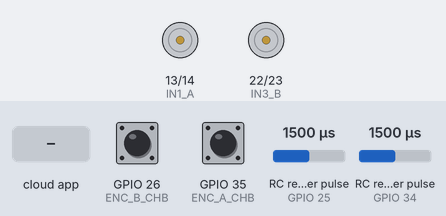
Simulated run of this program. Board: ESP32. Shown: motor-driver pin pairs drawn as motors (green arrow = first pin HIGH = forward, orange = second pin HIGH = backward, longer = more drive, scaled by the enable pin). Wiring (inferred from the names in the program): 2 × RC receiver channel: data GPIO 25 / data GPIO 34. The inputs (shaded band) are chosen by the test bench; at power-on: GPIO 26 (ENC_B_CHB) HIGH, GPIO 35 (ENC_A_CHB) HIGH, RC receiver pulse (sensors on GPIO 25, GPIO 34) 1500 µs. The ROS host is connected and sends only what is stated.

Above: at 1.2 s.
1.3 s: the phone or cloud app sets linear.x to -100
At 1.8 s:
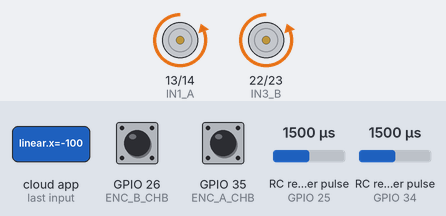
2.8 s: the phone or cloud app sets linear.x to 100
At 4.0 s:
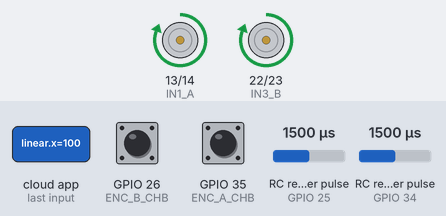
4.3 s: the phone or cloud app sets linear.x to 0
At 5.3 s:
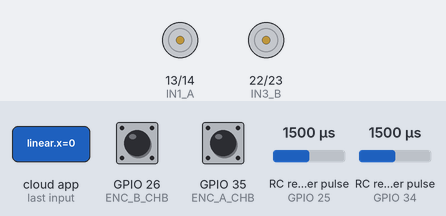
5.8 s: the phone or cloud app sets angular.z to -100
At 6.5 s:
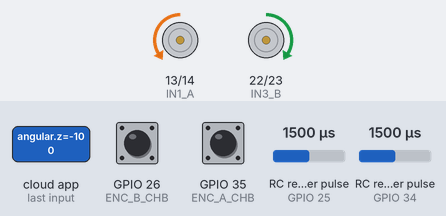
7.3 s: the phone or cloud app sets angular.z to 100
At 7.7 s:
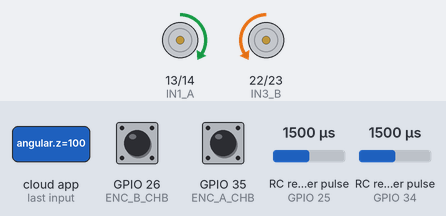
8.8 s: the phone or cloud app sets linear.x to -100
At 10.0 s:
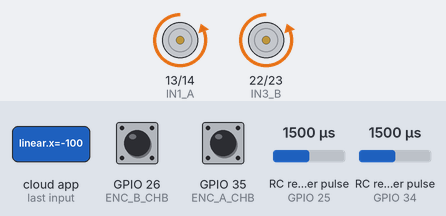
Timing chart, 0 to 11.3 s (numbered marks = the images above; inputs shaded):
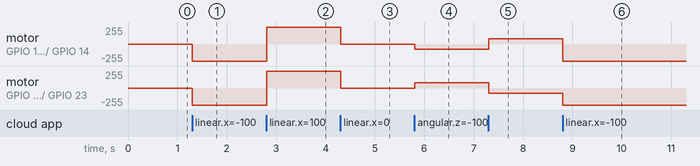

Measured:
- after the input at 1.3 s, motor on GPIO 13 (IN1_A) / GPIO 14 (IN2_A), motor on GPIO 22 (IN3_B) / GPIO 23 (IN4_B): stopped → backward 255/255 at once
- after the input at 2.8 s, motor on GPIO 13 (IN1_A) / GPIO 14 (IN2_A), motor on GPIO 22 (IN3_B) / GPIO 23 (IN4_B): backward 255/255 → forward 255/255 at once
- after the input at 4.3 s, motor on GPIO 13 (IN1_A) / GPIO 14 (IN2_A), motor on GPIO 22 (IN3_B) / GPIO 23 (IN4_B): forward 255/255 → stopped at once
- after the input at 5.8 s, motor on GPIO 13 (IN1_A) / GPIO 14 (IN2_A): stopped → backward 76/255 at once; motor on GPIO 22 (IN3_B) / GPIO 23 (IN4_B): stopped → forward 76/255 at once
- after the input at 7.3 s, motor on GPIO 13 (IN1_A) / GPIO 14 (IN2_A): backward 76/255 → forward 76/255 at once; motor on GPIO 22 (IN3_B) / GPIO 23 (IN4_B): forward 76/255 → backward 76/255 at once
- after the input at 8.8 s, motor on GPIO 13 (IN1_A) / GPIO 14 (IN2_A): forward 76/255 → backward 255/255 at once; motor on GPIO 22 (IN3_B) / GPIO 23 (IN4_B): backward 76/255 → backward 255/255 at once

The program:

main.cpp
```cpp
#include <Arduino.h>
#include <micro_ros_arduino.h> // <--- Check this line
#include <stdio.h>
#include <rcl/rcl.h>
#include <rcl/error_handling.h>
#include <rclc/rclc.h>
#include <rclc/executor.h>
#include <geometry_msgs/msg/twist.h>
#include <nav_msgs/msg/odometry.h>
#include <rosidl_runtime_c/string_functions.h>

// --- ROS Setup ---
rclc_executor_t executor;
rclc_support_t support;
rcl_node_t node;
rcl_subscription_t subscriber;
rcl_publisher_t odom_publisher;
geometry_msgs__msg__Twist twist_msg;
nav_msgs__msg__Odometry odom_msg;

// --- Motor & Encoder Setup ---
// Motor A (Right)
#define EN_A 12
#define IN1_A 13
#define IN2_A 14
#define ENC_A_CHA 34
#define ENC_A_CHB 35
volatile long encoder_ticks_R = 0;

// Motor B (Left)
#define EN_B 21
#define IN3_B 22
#define IN4_B 23
#define ENC_B_CHA 25
#define ENC_B_CHB 26
volatile long encoder_ticks_L = 0;

// --- Kinematics ---
const float WHEEL_BASE = 0.30;

// --- PWM Setup ---
const int pwmFreq = 5000;
const int pwmResolution = 8;
const int pwmLedChannelA = 0;
const int pwmLedChannelB = 1;

#define RCCHECK(fn) { rcl_ret_t temp_rc = fn; if((temp_rc != RCL_RET_OK)){Serial.printf("Error: %d\n", (int)temp_rc);}}
#define RCSOFTCHECK(fn) { rcl_ret_t temp_rc = fn; if((temp_rc != RCL_RET_OK)){}}

// --- Interrupts ---
void IRAM_ATTR readEncoderRight() {
    if (digitalRead(ENC_A_CHA) == HIGH) {
        if (digitalRead(ENC_A_CHB) == LOW) encoder_ticks_R++; else encoder_ticks_R--;
    } else {
        if (digitalRead(ENC_A_CHB) == HIGH) encoder_ticks_R++; else encoder_ticks_R--;
    }
}

void IRAM_ATTR readEncoderLeft() {
    if (digitalRead(ENC_B_CHA) == HIGH) {
        if (digitalRead(ENC_B_CHB) == HIGH) encoder_ticks_L++; else encoder_ticks_L--;
    } else {
        if (digitalRead(ENC_B_CHB) == LOW) encoder_ticks_L++; else encoder_ticks_L--;
    }
}

void set_motor_speed(int motor, float linear_vel_mps) {
    float max_vel = 0.5;
    int pwm = (int)(abs(linear_vel_mps) / max_vel * 255);
    pwm = constrain(pwm, 0, 255);

    if (motor == 0) { // Right
        ledcWrite(pwmLedChannelA, pwm);
        if (linear_vel_mps > 0) { digitalWrite(IN1_A, HIGH); digitalWrite(IN2_A, LOW); }
        else if (linear_vel_mps < 0) { digitalWrite(IN1_A, LOW); digitalWrite(IN2_A, HIGH); }
        else { digitalWrite(IN1_A, LOW); digitalWrite(IN2_A, LOW); }
    } else { // Left
        ledcWrite(pwmLedChannelB, pwm);
        if (linear_vel_mps > 0) { digitalWrite(IN3_B, HIGH); digitalWrite(IN4_B, LOW); }
        else if (linear_vel_mps < 0) { digitalWrite(IN3_B, LOW); digitalWrite(IN4_B, HIGH); }
        else { digitalWrite(IN3_B, LOW); digitalWrite(IN4_B, LOW); }
    }
}

void cmd_vel_callback(const void *msgin) {
    const geometry_msgs__msg__Twist *twist_ptr = (const geometry_msgs__msg__Twist *)msgin;
    float vr = twist_ptr->linear.x + twist_ptr->angular.z * (WHEEL_BASE / 2.0);
    float vl = twist_ptr->linear.x - twist_ptr->angular.z * (WHEEL_BASE / 2.0);
    set_motor_speed(0, vr);
    set_motor_speed(1, vl);
}

unsigned long last_publish_time = 0;

void setup() {
    Serial.begin(115200);
    pinMode(IN1_A, OUTPUT); pinMode(IN2_A, OUTPUT);
    pinMode(IN3_B, OUTPUT); pinMode(IN4_B, OUTPUT);
    ledcSetup(pwmLedChannelA, pwmFreq, pwmResolution); ledcAttachPin(EN_A, pwmLedChannelA);
    ledcSetup(pwmLedChannelB, pwmFreq, pwmResolution); ledcAttachPin(EN_B, pwmLedChannelB);
    pinMode(ENC_A_CHA, INPUT); pinMode(ENC_A_CHB, INPUT);
    pinMode(ENC_B_CHA, INPUT); pinMode(ENC_B_CHB, INPUT);

    attachInterrupt(digitalPinToInterrupt(ENC_A_CHA), readEncoderRight, CHANGE);
    attachInterrupt(digitalPinToInterrupt(ENC_B_CHA), readEncoderLeft, CHANGE);

    set_microros_transports();

    rcl_allocator_t allocator = rcl_get_default_allocator();
    RCCHECK(rclc_support_init(&support, 0, NULL, &allocator));
    RCCHECK(rclc_node_init_default(&node, "esp32_motor_node", "", &support));

    RCCHECK(rclc_subscription_init_default(
        &subscriber, &node,
        ROSIDL_GET_MSG_TYPE_SUPPORT(geometry_msgs, msg, Twist),
        "cmd_vel"));

    RCCHECK(rclc_publisher_init_default(
        &odom_publisher, &node,
        ROSIDL_GET_MSG_TYPE_SUPPORT(nav_msgs, msg, Odometry),
        "odom_raw"));

    RCCHECK(rclc_executor_init(&executor, &support.context, 1, &allocator));
    RCCHECK(rclc_executor_add_subscription(&executor, &subscriber, &twist_msg, &cmd_vel_callback, ON_NEW_DATA));
}

void loop() {
    RCSOFTCHECK(rclc_executor_spin_some(&executor, RCL_MS_TO_NS(10)));

    if (millis() - last_publish_time >= 20) {
        last_publish_time = millis();
        unsigned long now = millis();
        odom_msg.header.stamp.sec = now / 1000;
        odom_msg.header.stamp.nanosec = (now % 1000) * 1000000;
        rosidl_runtime_c__String__assign(&odom_msg.header.frame_id, "odom");
        odom_msg.twist.twist.linear.x = (double)encoder_ticks_R;
        odom_msg.twist.twist.linear.y = (double)encoder_ticks_L;
        RCSOFTCHECK(rcl_publish(&odom_publisher, &odom_msg, NULL));
    }
}
```
